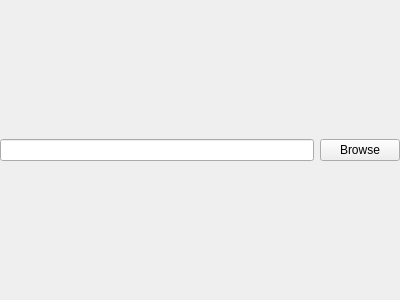
<?xml version="1.0" encoding="UTF-8"?>
<ui version="4.0">
 <class>FileSelector</class>
 <widget class="QWidget" name="FileSelector">
  <property name="geometry">
   <rect>
    <x>0</x>
    <y>0</y>
    <width>400</width>
    <height>300</height>
   </rect>
  </property>
  <property name="windowTitle">
   <string>Form</string>
  </property>
  <layout class="QHBoxLayout" name="horizontalLayout">
   <property name="leftMargin">
    <number>0</number>
   </property>
   <property name="topMargin">
    <number>0</number>
   </property>
   <property name="rightMargin">
    <number>0</number>
   </property>
   <property name="bottomMargin">
    <number>0</number>
   </property>
   <item>
    <widget class="QLineEdit" name="lineEdit"/>
   </item>
   <item>
    <widget class="QPushButton" name="browseButton">
     <property name="text">
      <string>Browse</string>
     </property>
    </widget>
   </item>
  </layout>
 </widget>
 <resources/>
 <connections/>
</ui>
